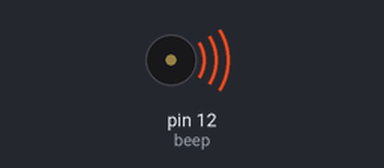
This sketch was run on a simulated Arduino Uno, built with avr-gcc and run on an emulated ATmega328P. Parts: buzzer (waves = sounding).

Above: at 0.5 s.
At 1.6 s:
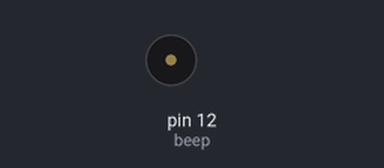
Timing chart, 0 to 3.0 s (numbered marks = the images above):
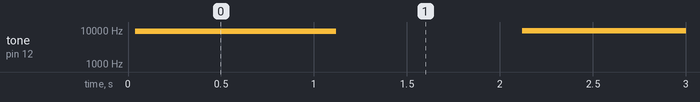

Measured:
- by itself, tone on pin 12 (beep): plays 9276 Hz for 1.1 s, 9351 Hz for 1.1 s, 9351 Hz for 1.1 s, 9351 Hz for 1.1 s, 9351 Hz for 1.1 s, 9351 Hz for 1.1 s … (63 notes in this stretch)

The sketch:

pwm.ino
```cpp
//============================================================================
//  PWM Experiment
//  Use PWM to control the tone of the speaker
//=============================================================================

/*Set speaker port*/
int beep = 12;

void setup()
{
  pinMode(beep, OUTPUT);

  digitalWrite(beep, LOW);
}

void pwm(int high, int t)
{
  for (int i = 0; i <t *1000; i++)
  {
    digitalWrite(beep, HIGH);
    delayMicroseconds(high);

    digitalWrite(beep, LOW);
    delayMicroseconds(100 - high);
  }
}

void loop()
{
  for (int i = 0; i <= 10; i++)
  {
    pwm(i * 10, 10);

    delay(1000);
  }
}
```
